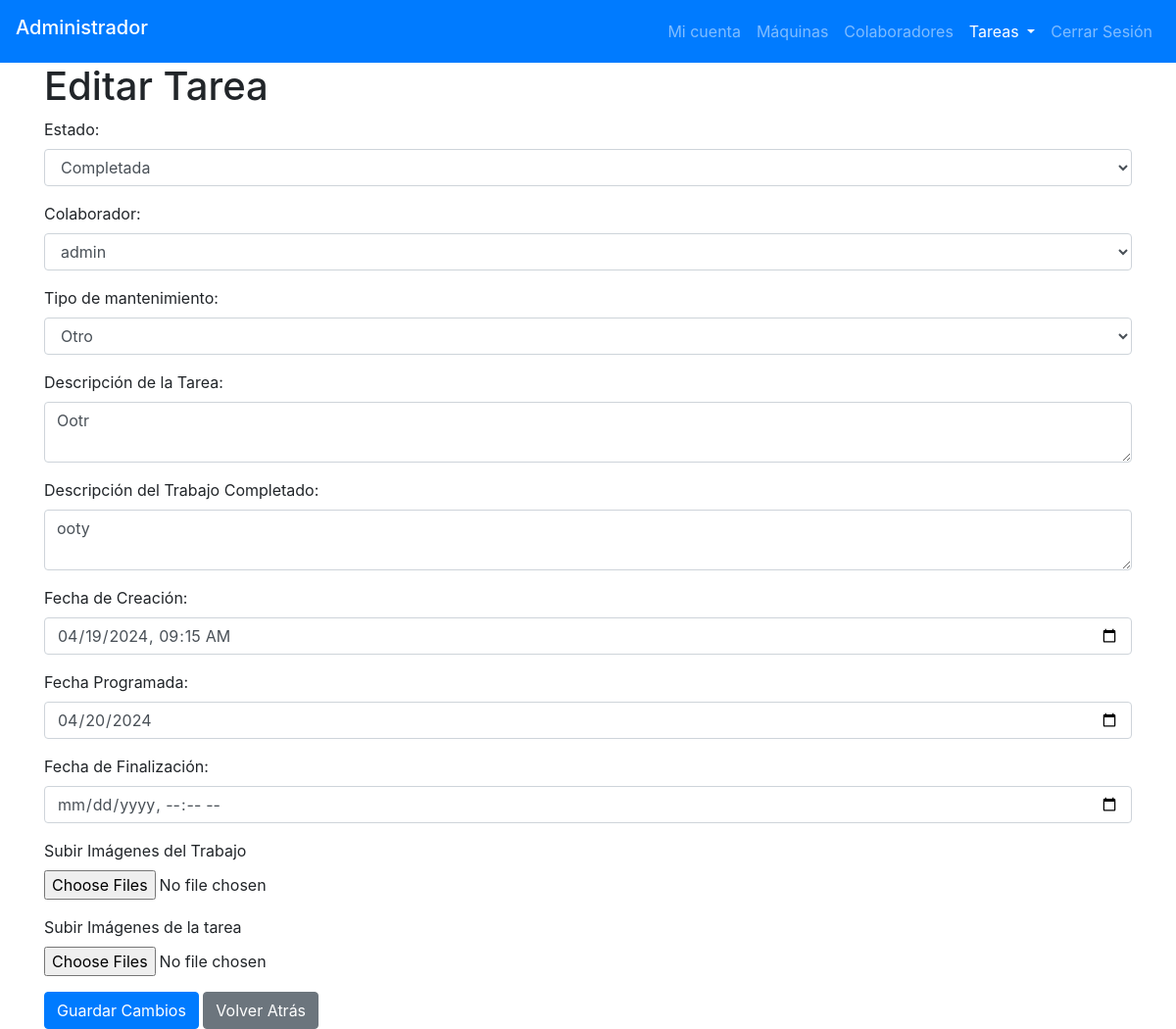
/page_plastInnova/admin/admin_edit_task.php?id-task=3 (signed in), run on the app's committed database.
### tables this page shows
CREATE TABLE `tasks` (
  `id` int(20) NOT NULL,
  `state` varchar(10) NOT NULL,
  `priority` varchar(10) NOT NULL,
  `id_area` varchar(20) NOT NULL,
  `id_machine` int(11) NOT NULL,
  `id_collaborator` int(11) NOT NULL,
  `creation_task` datetime NOT NULL,
  `date_task` date DEFAULT NULL,
  `finalization_task` datetime DEFAULT NULL,
  `maintenance_type` varchar(20) DEFAULT NULL,
  `description_task` text NOT NULL,
  `job_description` text NOT NULL,
  `result_task` varchar(20) DEFAULT NULL,
  `images_job` varchar(60) NOT NULL,
  `images_task` varchar(60) NOT NULL
);

### htdocs/page_plastInnova/admin/admin_edit_task.php (the view, shortened to what this page needs)
<?php
    include("../php/connect.php");
    $task_id = $_GET['id-task'];
    $query1 = "SELECT * FROM tasks WHERE id='$task_id'";
    $result1 = $conn->query($query1);
    $row1_edit_page = $result1->fetch_assoc();
    $state = $row1_edit_page['state'];
    $maintenance_type = $row1_edit_page['maintenance_type'];
    $description_task = $row1_edit_page['description_task'];
    $job_description = $row1_edit_page['job_description'];
    $creation_task = $row1_edit_page['creation_task'];
    $date_task = $row1_edit_page['date_task'];
?>
<!DOCTYPE html>
<html lang="es">
<head>
    <link rel="stylesheet" href="https://cdn.jsdelivr.net/npm/bootstrap@4.5.3/dist/css/bootstrap.min.css">
</head>
<body>
    <header>
        <nav class="navbar navbar-expand-lg navbar-dark bg-primary">
                <h2 class="navbar-brand">Administrador</h2>
                <section class="collapse navbar-collapse" id="navbarNav">
                    <ul class="navbar-nav ml-auto">
                        <li class="nav-item">
                            <a class="nav-link" href="personal_page_admin.php">Mi cuenta</a>
                        </li>
                        <li class="nav-item">
                            <a class="nav-link" href="admin_areas.php">Máquinas</a>
                        </li>
                        <li class="nav-item">
                            <a class="nav-link" href="admin_collaborators.php">Colaboradores</a>
                        </li>
                        <li class="nav-item dropdown active">
                            <a class="nav-link dropdown-toggle" href="#" id="navbarDropdown" role="button" data-toggle="dropdown" aria-haspopup="true" aria-expanded="false">
                                Tareas
                            </a>
                        </li>
                        <li class="nav-item">
                            <a class="nav-link" href="../php/close_sesion.php">Cerrar Sesión</a>
                        </li>
                    </ul>
                </section>
            </nav>
    </header>
    <section class="container">
        <h1>Editar Tarea</h1>
        <form method="post" action="../php/edit_task.php" enctype="multipart/form-data">
            <section class="form-group">
                <label for="state">Estado:</label>
                <select class="form-control" id="state" name="state">
                    <option value="completed" <?php if($state == 'completed') echo 'selected'; ?>>Completada</option>
                </select>
            </section>
            <section class="form-group">
                <label for="id_collaborator">Colaborador:</label>
                <select class="form-control" id="id_collaborator" name="id_collaborator">
                    <?php
                    $query_collaborators = "SELECT id, name, surname FROM collaborators";
                    $result_collaborators = $conn->query($query_collaborators);
                    if ($result_collaborators->num_rows > 0) {
                        while($row = $result_collaborators->fetch_assoc()) {
                            echo "<option value='" . $row["id"] . "'>" . $row["name"] ." ". $row["surname"] . "</option>";
                        }
                    } else {
                        echo "<option value=''>No hay colaboradores disponibles</option>";
                    }
                    ?>
                </select>
            </section>
            <section class="form-group">
                <label for="maintenance_type">Tipo de mantenimiento:</label>
                <select class="form-control" id="maintenance_type" name="maintenance_type">
                    <option value="completed" <?php if($maintenance_type == 'other') echo 'selected'; ?>>Otro</option>
                </select>
            </section>
            <section class="form-group">
                <label for="description_task">Descripción de la Tarea:</label>
                <textarea class="form-control" id="description_task" name="description_task"><?php echo $description_task; ?></textarea>
            </section>
            <section class="form-group">
                <label for="job_description">Descripción del Trabajo Completado:</label>
                <textarea class="form-control" id="job_description" name="job_description"><?php echo $job_description; ?></textarea>
            </section>
            <section class="form-group">
                <label for="creation_task">Fecha de Creación:</label>
                <input type="datetime-local" class="form-control" id="creation_task" name="creation_task" value="<?php echo date('Y-m-d\TH:i', strtotime($creation_task)); ?>">
            </section>
            <section class="form-group">
                <label for="date_task">Fecha Programada:</label>
                <input type="date" class="form-control" id="date_task" name="date_task" value="<?php echo date('Y-m-d', strtotime($date_task)); ?>">
            </section>
            <section class="form-group">
                <label for="finalization_task">Fecha de Finalización:</label>
                <input type="datetime-local" class="form-control" id="finalization_task" name="finalization_task" value="<?php echo $default_value; ?>">
            </section>
            <section class="form-group">
                <label for="images_job">Subir Imágenes del Trabajo</label>
                <input type="file" class="form-control-file" id="images_job" name="images_job[]" multiple>
            </section>
            <section class="form-group">
                <label for="images_task">Subir Imágenes de la tarea</label>
                <input type="file" class="form-control-file" id="images_task" name="images_task[]" multiple>
            </section>
            <button type="submit" class="btn btn-primary" name="submit">Guardar Cambios</button>
            <a href="javascript:history.back()" class="btn btn-secondary">Volver Atrás</a>
        </form>
    </section>
</body>
</html>

### data on the page
tasks: state "Completada", maintenance_type "Otro", description_task "Ootr", job_description "ooty", creation_task "04/19/2024 09:15", date_task "04/20/2024"

### other printed values
form field id_collaborator "admin"
